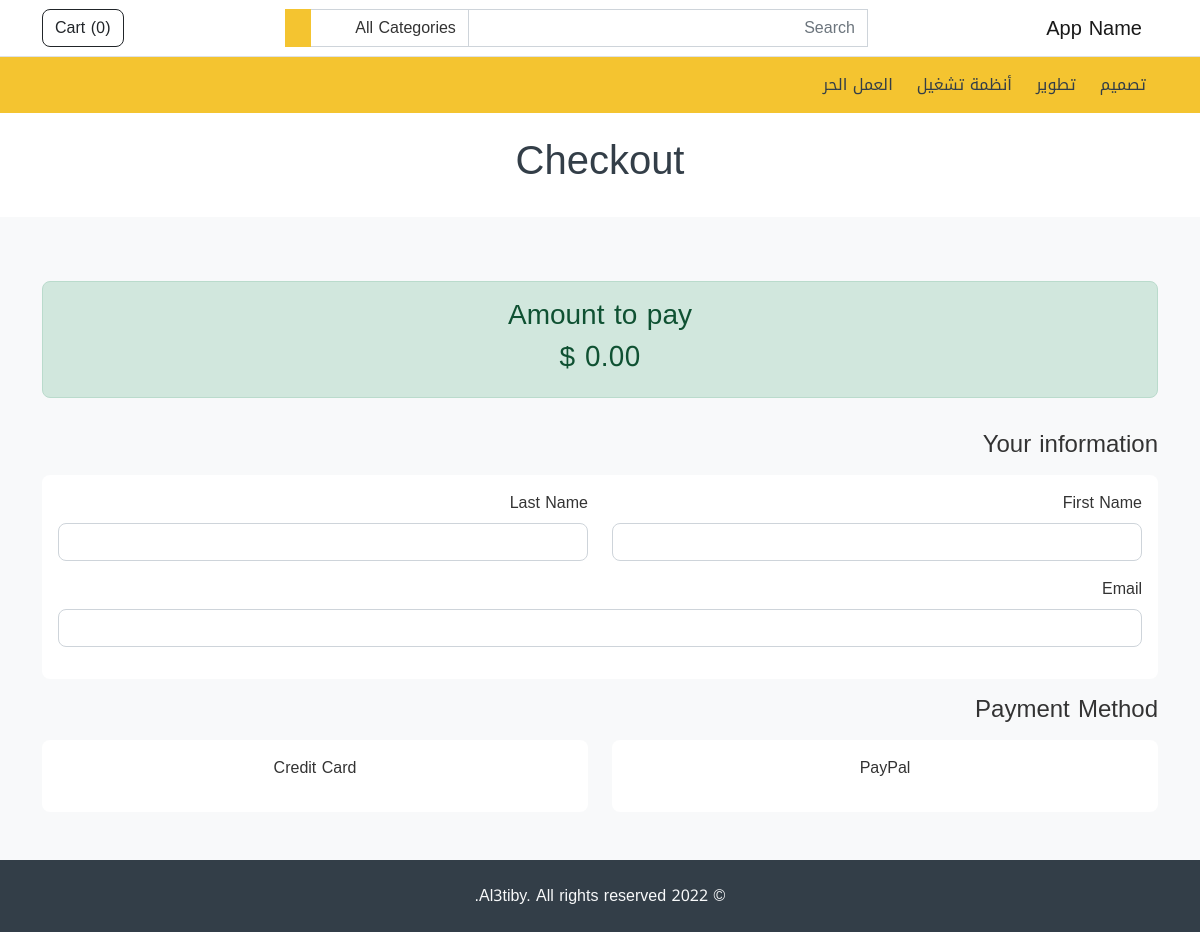
The app's page /checkout/ with its own data.
### store/models.py (models this page shows, shortened)
class Category(models.Model):
    name = models.CharField(max_length=255, unique=True)
    featured = models.BooleanField(default=False)
    order = models.IntegerField(default=1)
    created_at = models.DateTimeField(auto_now_add=True)
    updated_at = models.DateTimeField(auto_now=True)

### store/views.py (the view)
# urls.py: path('checkout/', include('checkout.urls')),
def checkout(request):
    return render(
        request, 'checkout.html'
    )

### store/custom_context_processor.py (called while the page is built)
def store_website(request):
    cart = Cart.objects.filter(session=request.session.session_key).last()
    cart_total = 0
    cart_products = []
    if cart:
        cart_products = Product.objects.filter(pk__in=cart.items)
        for item in cart_products:
            cart_total += item.price
    categories = Category.objects.order_by('order')
    return {
        'categories': categories,
        'cart_products': cart_products,
        'cart_total': cart_total
    }

### store/templatetags/my_filters.py (called while the page is built)
def currency(amount):
    return '{:.2f}'.format(amount) + ' $'

### store/templates/checkout.html (shortened to what this page needs)
{% extends 'base.html' %}
{% load i18n my_filters %}
{% block content %}
    {% include 'common/page_title.html' with title='Checkout' %}
    <div class="container my-5">
        <div class="row bd-highlight">
            <div class="col-md-12">
                <h4 class="my-3 text-center">
                    <div class="alert alert-success py-3">
                        <h3 class="text-center">{% trans 'Amount to pay' %}</h3>
                        <h3 class="text-center">{{ cart_total|currency }}</h3>
                    </div>
                </h4>
            </div>
            <div class="col-12">
                <h4 class="my-3">{% trans 'Your information' %}</h4>
                <div class="card">
                    <div class="card-body">
                        <form id="form-user-info">
                            <div class="row">
                                <div class="col-md-6">
                                    <div class="mb-3">
                                        <label for="firstNameInput" class="form-label">{% trans 'First Name' %}</label>
                                        <input type="text" class="form-control" id="firstNameInput" name="first_name" required />
                                    </div>
                                </div>
                                <div class="col-md-6">
                                    <div class="mb-3">
                                        <label for="lastNameInput" class="form-label">{% trans 'Last Name' %}</label>
                                        <input type="text" class="form-control" id="lastNameInput" name="last_name" required />
                                    </div>
                                </div>
                            </div>
                            <div class="mb-3">
                                <label for="emailInput" class="form-label">{% trans 'Email' %}</label>
                                <input type="email" class="form-control" id="emailInput" name="email" required />
                            </div>
                        </form>
                    </div>
                </div>
                <h4 class="my-3">
                    {% trans 'Payment Method' %}
                </h4>
                <div class="row">
                    <div class="col-md-6">
                        <div id="pm-paypal" class="card" role="button">
                            <div class="card-body text-center">
                                <p>{% trans 'PayPal' %}</p>
                            </div>
                        </div>
                    </div>
                    <div id="pm-stripe" class="col-md-6">
                        <div class="card" role="button" onclick="createStripeSession()">
                            <div class="card-body text-center">
                                <p>{% trans 'Credit Card' %}</p>
                            </div>
                        </div>
                    </div>
                </div>
            </div>
        </div>
    </div>
{% endblock %}

### store/templates/partials/header.html (shortened to what this page needs)
{% load i18n %}
<nav class="navbar navbar-expand-lg navbar-light bg-white border-bottom">
    <div class="container">
        <a class="navbar-brand" href="/">
            {% trans 'App Name' %}
        </a>
        <div class="collapse navbar-collapse mt-2 mt-lg-0" id="navbarSupportedContent">
            {% include 'partials/header_search.html' %}
            <ul class="navbar-nav my-2 my-lg-0">
                <li class="nav-item">
                    <a href="{% url 'store.cart' %}" class="btn btn-outline-dark" type="button">
                        {% trans 'Cart' %} (<span id="card-items-count">{{ cart_products|length }}</span>)
                    </a>
                </li>
            </ul>
        </div>
    </div>
</nav>
<nav class="navbar navbar-expand-lg navbar-light bg-primary">
    <div class="container">
        <div class="collapse navbar-collapse mt-2 mt-lg-0" id="navbarSupportedContent">
            <ul class="navbar-nav my-2 my-lg-0">
                {% for category in categories %}
                    <li class="nav-item">
                        <a class="nav-link mx-1" href="{% url 'store.category' category.id %}" role="button">
                            {{ category.name }}
                        </a>
                    </li>
                {% endfor %}
            </ul>
        </div>
    </div>
</nav>

### records on screen
Category: name "تصميم"
Category: name "تطوير"
Category: name "أنظمة تشغيل"
Category: name "العمل الحر"

### other values on screen
{{ cart_products|length }} "0"
{{ cart_total|currency }} "0.00 $"
